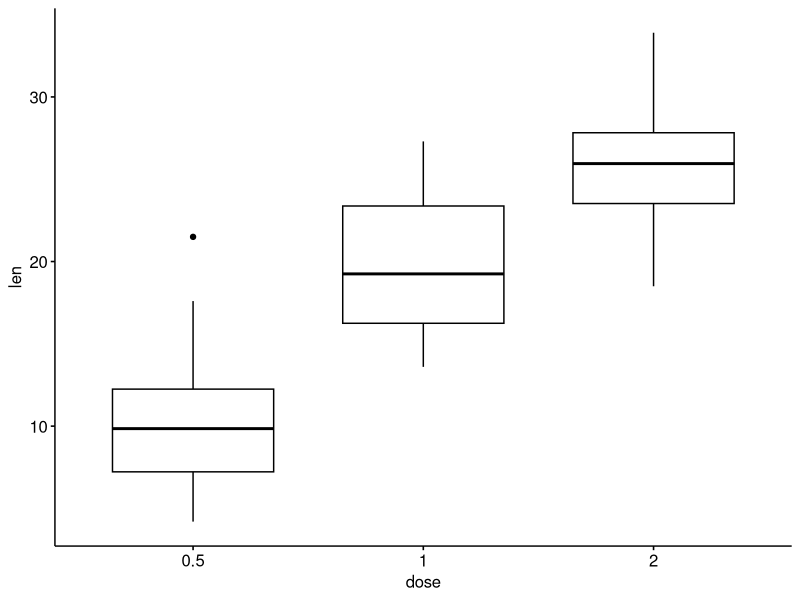
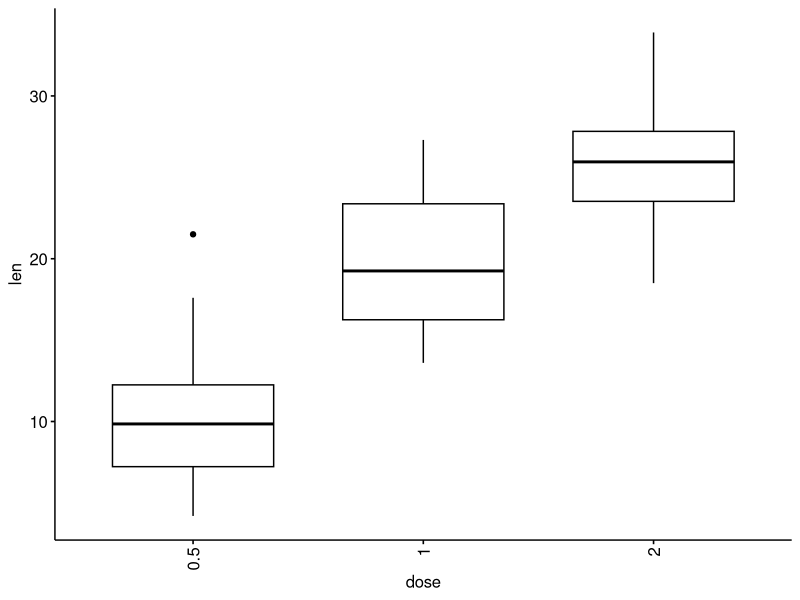
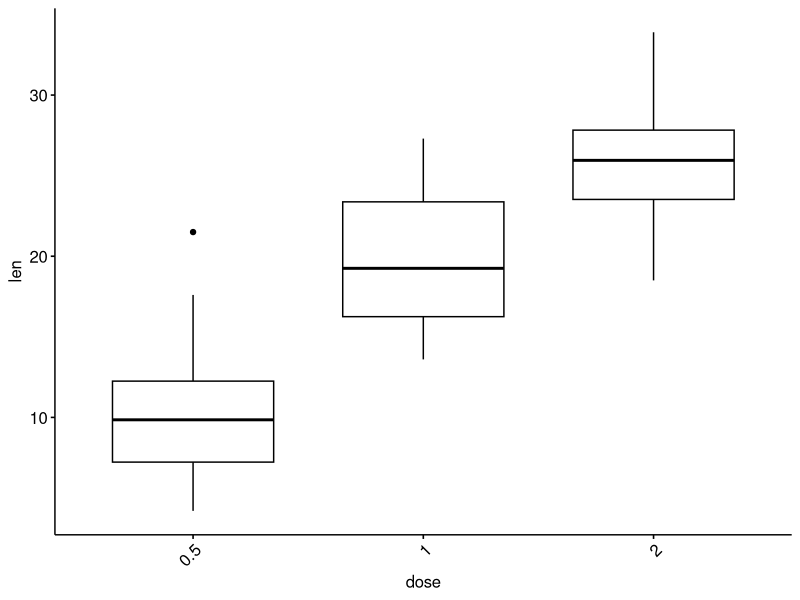
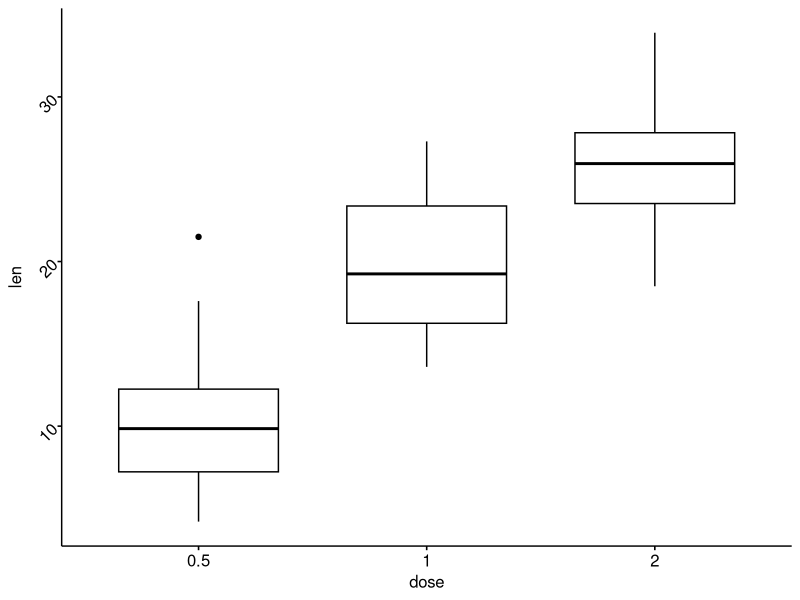

Source code (R) for these figures, in order:
library(ggpubr)


### Name: rotate_axis_text
### Title: Rotate Axes Text
### Aliases: rotate_axis_text rotate_x_text rotate_axis_text rotate_y_text

### ** Examples

# Load data
data("ToothGrowth")
df <- ToothGrowth

# Basic plot
p <- ggboxplot(df, x = "dose", y = "len")
p
# Vertical x axis text
p + rotate_x_text()
# Set rotation angle to 45
p + rotate_x_text(45)
p + rotate_y_text(45)
